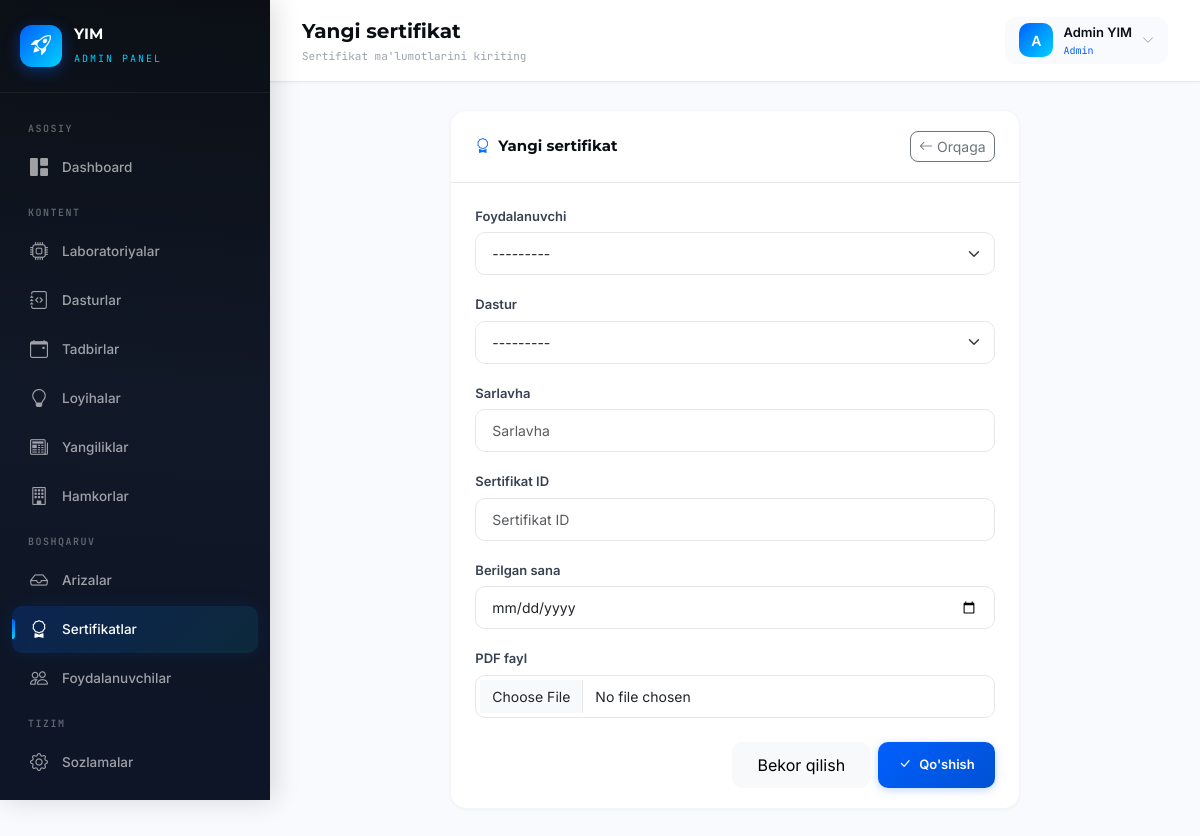
Page /admin-panel/certificates/create/ (signed in) on the committed database.
### accounts/models.py (models this page shows, shortened)
class User(AbstractUser):
    ROLE_CHOICES = (
        ('admin', 'Admin'),
        ('student', 'Student'),
    )
    role = models.CharField(max_length=10, choices=ROLE_CHOICES, default='student')
    phone = models.CharField(max_length=20, blank=True, null=True)
    avatar = models.ImageField(upload_to='avatars/', blank=True, null=True)
    bio = models.TextField(blank=True, null=True)
    birth_date = models.DateField(blank=True, null=True)
    def __str__(self):
        return self.get_full_name() or self.username
    @property
    def is_admin_user(self):
        return self.role == 'admin' or self.is_superuser

### dashboard/views.py (the view)
# urls.py: path('certificates/create/', views.certificate_create, name='certificate_create'),
@admin_required
def certificate_create(request):
    return generic_create(request, CertificateForm, 'dashboard/certificates/form.html', 'dashboard:certificate_list', "Sertifikat muvaffaqiyatli qo'shildi!")

### dashboard/forms.py
class CertificateForm(StyledFormMixin, forms.ModelForm):
    class Meta:
        model = Certificate
        fields = ['user', 'program', 'title', 'certificate_id', 'issued_date', 'pdf_file']
        widgets = {
            'issued_date': forms.DateInput(attrs={'type': 'date'}),
        }

### dashboard/context_processors.py (called while the page is built)
def pending_applications(request):
    if request.user.is_authenticated:
        try:
            count = Application.objects.filter(status='pending').count()
            return {'pending_count': count}
        except Exception:
            return {'pending_count': 0}
    return {'pending_count': 0}

### dashboard/models.py (called while the page is built)
    def __str__(self):
        return self.name

### dashboard/views.py (called while the page is built)
def admin_required(view_func):
    @wraps(view_func)
    @login_required
    def wrapper(request, *args, **kwargs):
        if not request.user.is_admin_user:
            messages.error(request, "Sizda ruxsat yo'q!")
            return redirect('login')
        return view_func(request, *args, **kwargs)
    return wrapper

def generic_create(request, form_class, template, redirect_url, success_msg):
    form = form_class()
    if request.method == 'POST':
        form = form_class(request.POST, request.FILES)
        if form.is_valid():
            form.save()
            messages.success(request, success_msg)
            return redirect(redirect_url)
    return render(request, template, {'form': form})

### templates/dashboard/certificates/form.html (shortened to what this page needs)
{% extends "dashboard/base.html" %}
{% block page_title %}{% if object %}Sertifikatni tahrirlash{% else %}Yangi sertifikat{% endif %}{% endblock %}
{% block page_subtitle %}Sertifikat ma'lumotlarini kiriting{% endblock %}
{% block content %}
<div class="row justify-content-center">
    <div class="col-xl-8">
        <div class="data-card animate-in">
            <div class="data-card-header">
                <h6><i class="bi bi-award me-2 text-primary"></i>{% if object %}{{ object.title }}{% else %}Yangi sertifikat{% endif %}</h6>
                <a href="{% url 'dashboard:certificate_list' %}" class="btn btn-sm btn-outline-secondary" style="border-radius: 8px;">
                    <i class="bi bi-arrow-left me-1"></i>Orqaga
                </a>
            </div>
            <div class="data-card-body">
                <form method="post" enctype="multipart/form-data">
                    {% for field in form %}
                    <div class="mb-3">
                        <label class="form-label" for="{{ field.id_for_label }}">{{ field.label }}</label>
                        {{ field }}
                    </div>
                    {% endfor %}
                    <div class="d-flex justify-content-end gap-2 mt-4">
                        <a href="{% url 'dashboard:certificate_list' %}" class="btn btn-light" style="border-radius:10px;padding:10px 24px;">Bekor qilish</a>
                        <button type="submit" class="btn btn-primary-custom">
                            <i class="bi bi-check-lg me-2"></i>{% if object %}Saqlash{% else %}Qo'shish{% endif %}
                        </button>
                    </div>
                </form>
            </div>
        </div>
    </div>
</div>
{% endblock %}

### templates/dashboard/base.html (shortened to what this page needs)
{% load static %}
<!DOCTYPE html>
<html lang="uz" data-bs-theme="light">
<head>
    <link href="https://cdn.jsdelivr.net/npm/bootstrap@5.3.3/dist/css/bootstrap.min.css" rel="stylesheet">
    <link href="https://cdn.jsdelivr.net/npm/bootstrap-icons@1.11.3/font/bootstrap-icons.min.css" rel="stylesheet">
</head>
<body>
    <aside class="sidebar" id="sidebar">
        <div class="sidebar-brand">
            <div class="brand-icon">
                <i class="bi bi-rocket-takeoff"></i>
            </div>
            <div>
                <h5>YIM</h5>
                <small>Admin Panel</small>
            </div>
        </div>
        <nav class="sidebar-nav">
            <div class="nav-section-title">Asosiy</div>
            <a href="{% url 'dashboard:home' %}" class="nav-link {% if request.resolver_match.url_name == 'home' %}active{% endif %}">
                <i class="bi bi-grid-1x2-fill"></i>
                Dashboard
            </a>
            <div class="nav-section-title">Kontent</div>
            <a href="{% url 'dashboard:laboratory_list' %}" class="nav-link {% if 'laborator' in request.resolver_match.url_name %}active{% endif %}">
                <i class="bi bi-cpu"></i>
                Laboratoriyalar
            </a>
            <a href="{% url 'dashboard:program_list' %}" class="nav-link {% if 'program' in request.resolver_match.url_name %}active{% endif %}">
                <i class="bi bi-journal-code"></i>
                Dasturlar
            </a>
            <a href="{% url 'dashboard:event_list' %}" class="nav-link {% if 'event' in request.resolver_match.url_name %}active{% endif %}">
                <i class="bi bi-calendar-event"></i>
                Tadbirlar
            </a>
            <a href="{% url 'dashboard:project_list' %}" class="nav-link {% if 'project' in request.resolver_match.url_name %}active{% endif %}">
                <i class="bi bi-lightbulb"></i>
                Loyihalar
            </a>
            <a href="{% url 'dashboard:news_list' %}" class="nav-link {% if 'news' in request.resolver_match.url_name %}active{% endif %}">
                <i class="bi bi-newspaper"></i>
                Yangiliklar
            </a>
            <a href="{% url 'dashboard:partner_list' %}" class="nav-link {% if 'partner' in request.resolver_match.url_name %}active{% endif %}">
                <i class="bi bi-building"></i>
                Hamkorlar
            </a>
            <div class="nav-section-title">Boshqaruv</div>
            <a href="{% url 'dashboard:application_list' %}" class="nav-link {% if 'application' in request.resolver_match.url_name %}active{% endif %}">
                <i class="bi bi-inbox"></i>
                Arizalar
            </a>
            <a href="{% url 'dashboard:certificate_list' %}" class="nav-link {% if 'certificate' in request.resolver_match.url_name %}active{% endif %}">
                <i class="bi bi-award"></i>
                Sertifikatlar
            </a>
            <a href="{% url 'dashboard:user_list' %}" class="nav-link {% if 'user' in request.resolver_match.url_name %}active{% endif %}">
                <i class="bi bi-people"></i>
                Foydalanuvchilar
            </a>
            <div class="nav-section-title">Tizim</div>
            <a href="{% url 'dashboard:site_settings' %}" class="nav-link {% if request.resolver_match.url_name == 'site_settings' %}active{% endif %}">
                <i class="bi bi-gear"></i>
                Sozlamalar
            </a>
            <a href="{% url 'logout' %}" class="nav-link" style="color: rgba(239, 68, 68, 0.7);">
                <i class="bi bi-box-arrow-left"></i>
            </a>
        </nav>
    </aside>
    <div class="main-content">
        <header class="topbar">
            <div class="d-flex align-items-center gap-3">
                <div class="page-title">
                    {% block page_title %}Dashboard{% endblock %}
                    <small>{% block page_subtitle %}Yoshlar innovatsiya markazi{% endblock %}</small>
                </div>
            </div>
            <div class="topbar-right">
                <div class="dropdown">
                    <div class="user-info" data-bs-toggle="dropdown">
                        <div class="user-avatar">
                            {{ request.user.username|first|upper }}
                        </div>
                        <div>
                            <div class="name">{{ request.user.get_full_name|default:request.user.username }}</div>
                            <div class="role-badge">{{ request.user.get_role_display|default:"Admin" }}</div>
                        </div>
                        <i class="bi bi-chevron-down" style="font-size: 12px; color: #9CA3AF;"></i>
                    </div>
                </div>
            </div>
        </header>
        <div class="content-area">
            {% block content %}{% endblock %}
        </div>
    </div>
</body>
</html>

### rows in the picture
User: user.username|first "A", user.get_full_name "Admin YIM", user.role "Admin"

### other values in the picture
{{ field.label }} "Foydalanuvchi" "Dastur" "Sarlavha" "Sertifikat ID" "Berilgan sana" "PDF fayl"
